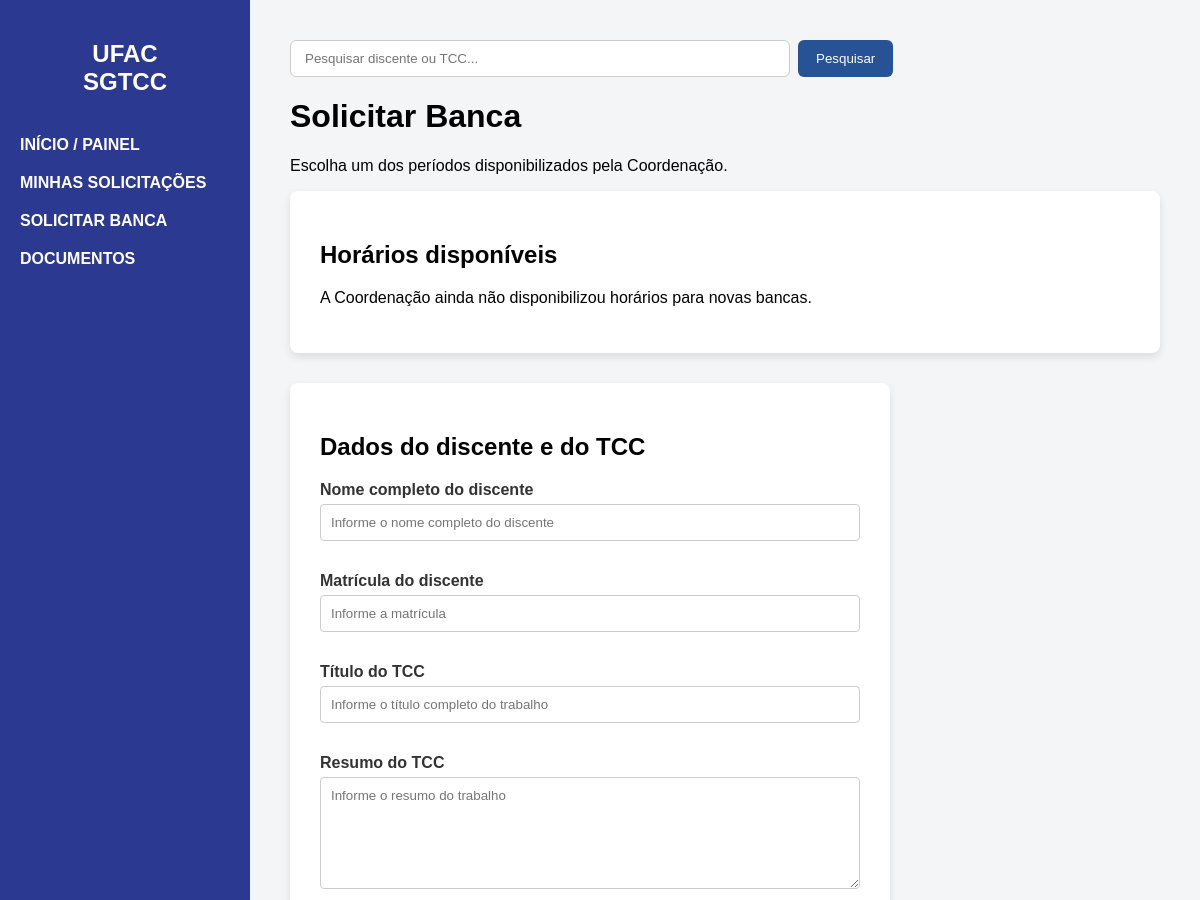
Page /solicitar/ (signed in, upper part) on the earlier database version.
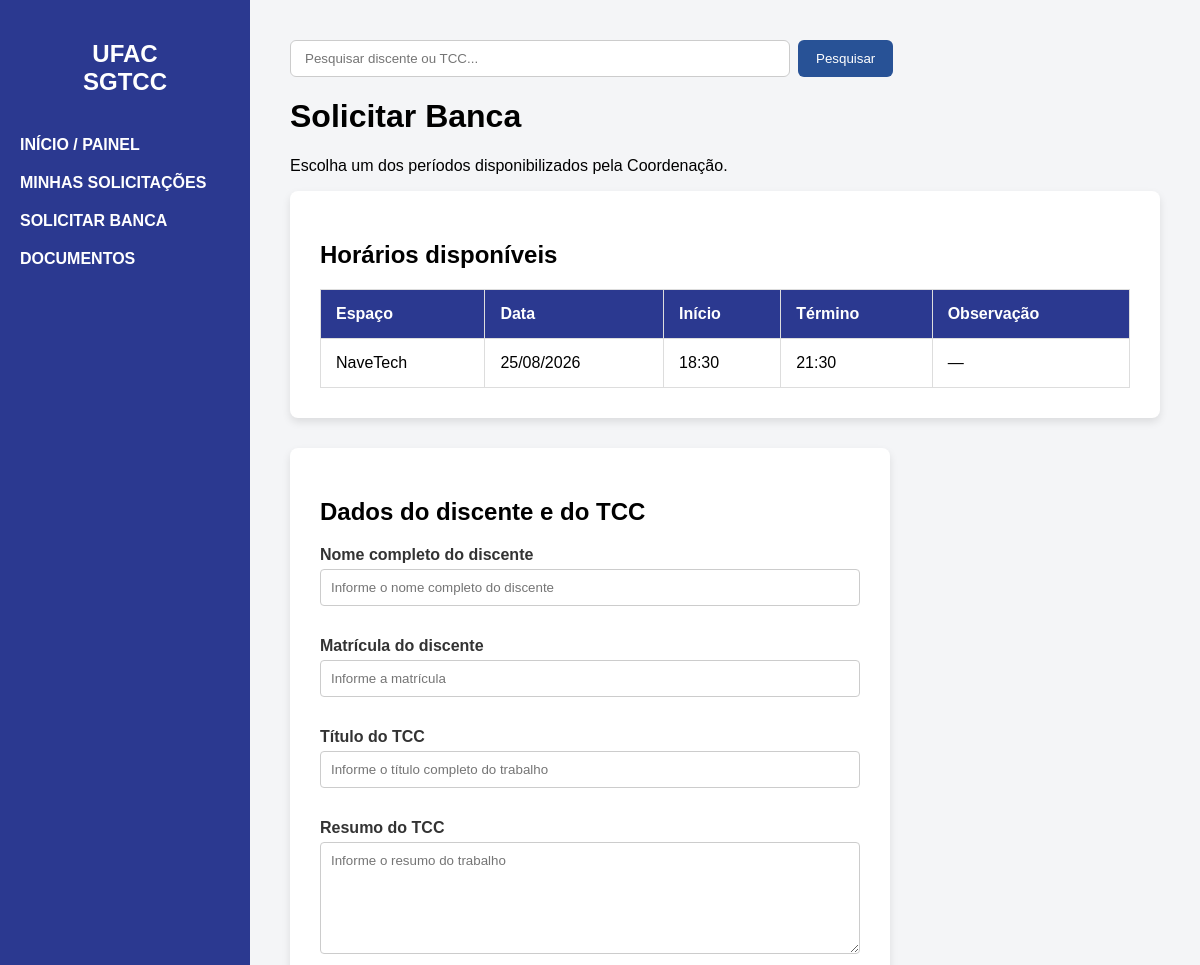
Same page on the later database version.
### bancasapp/models.py (models this page shows, shortened)
class DisponibilidadeEspaco(models.Model):
    espaco = models.ForeignKey(
        EspacoFisico,
        on_delete=models.CASCADE,
        related_name='disponibilidades'
    )
    data_hora_inicio = models.DateTimeField(
        verbose_name='Data e hora de início'
    )
    data_hora_fim = models.DateTimeField(
        verbose_name='Data e hora de término'
    )
    ativo = models.BooleanField(
        default=True
    )
    observacao = models.CharField(
        max_length=255,
        blank=True
    )
    criada_por = models.ForeignKey(
        User,
        on_delete=models.SET_NULL,
        null=True,
        blank=True,
        related_name='disponibilidades_criadas',
        editable=False
    )
    data_cadastro = models.DateTimeField(
        auto_now_add=True
    )
    class Meta:
        ordering = [
            'data_hora_inicio',
            'espaco__nome',
        ]
        verbose_name = 'Disponibilidade de espaço'
        verbose_name_plural = 'Disponibilidades de espaços'
        constraints = [
            models.CheckConstraint(
                condition=models.Q(
                    data_hora_fim__gt=models.F(
                        'data_hora_inicio'
                    )
                ),
                name='disponibilidade_fim_apos_inicio'
            ),
        ]
        indexes = [
            models.Index(
                fields=[
                    'espaco',
                    'data_hora_inicio',
                    'data_hora_fim',
                ],
                name='disp_espaco_periodo_idx'
            ),
        ]

class EspacoFisico(models.Model):
    nome = models.CharField(
        max_length=255
    )
    ativo = models.BooleanField(
        default=True
    )
    class Meta:
        ordering = ['nome']
        verbose_name = 'Espaço físico'
        verbose_name_plural = 'Espaços físicos'
    def __str__(self):
        return self.nome

### bancasapp/views.py (the view)
@docente_required
def solicitar_banca(request):
    expirar_solicitacoes_vencidas()
    perfil_logado = pUsuario.objects.get(
        usuario=request.user,
        perfil='DOCENTE'
    )
    if request.method == 'POST':
        form = SolicitacaoBancaForm(
            request.POST,
            request.FILES
        )
        if form.is_valid():
            with transaction.atomic():
                discente, _ = (
                    Discente.objects.get_or_create(
                        matricula=(
                            form.cleaned_data[
                                'matricula_discente'
                            ]
                        ),
                        defaults={
                            'nome': (
                                form.cleaned_data[
                                    'nome_discente'
                                ]
                            ),
                        }
                    )
                )
                projeto = ProjetoTCC.objects.create(
                    titulo=(
                        form.cleaned_data[
                            'titulo_tcc'
                        ]
                    ),
                    resumo=(
                        form.cleaned_data[
                            'resumo_tcc'
                        ]
                    ),
                    semestre_letivo=(
                        form.cleaned_data[
                            'semestre_letivo'
                        ]
                    ),
                    discente=discente,
                    status='EM_ANÁLISE',
                )
                solicitacao = form.save(
                    commit=False
                )
                solicitacao.projeto_tcc = projeto
                solicitacao.status = 'EM_ANÁLISE'
                solicitacao.usuario_solicitante = (
                    perfil_logado
                )
                solicitacao.save()
                ComposicaoBanca.objects.create(
                    solicitacao=solicitacao,
                    projeto_tcc=projeto,
                    orientador=(
                        form.cleaned_data[
                            'orientador'
                        ]
                    ),
                    coorientador=(
                        form.cleaned_data[
                            'coorientador'
                        ]
                    ),
                    avaliador_interno=(
                        form.cleaned_data[
                            'avaliador_interno'
                        ]
                    ),
                    segundo_avaliador_interno=(
                        form.cleaned_data[
                            'segundo_avaliador_interno'
                        ]
                    ),
                    nome_avaliador_externo=(
                        form.cleaned_data[
                            'nome_avaliador_externo'
                        ]
                    ),
                    instituicao_avaliador_externo=(
                        form.cleaned_data[
                            'instituicao_avaliador_externo'
                        ]
                    ),
                )
            messages.success(
                request,
                'Solicitação de banca enviada com sucesso.'
            )
            return redirect(
                'dashboard'
            )
        for campo, erros in form.errors.items():
            for erro in erros:
                messages.error(
                    request,
                    erro
                )
    else:
        form = SolicitacaoBancaForm()
    disponibilidades = (
        DisponibilidadeEspaco.objects
        .select_related('espaco')
        .filter(
            ativo=True,
            espaco__ativo=True,
            data_hora_fim__gt=timezone.now(),
        )
        .order_by(
            'data_hora_inicio',
            'espaco__nome',
        )
    )
    return render(
        request,
        'solicitar_banca.html',
        {
            'form': form,
            'disponibilidades': disponibilidades,
        }
    )

### bancasapp/models.py (called while the page is built)
    def __str__(self):
        nome_exibicao = (
            self.usuario.get_full_name().strip()
            or self.usuario.username
        )
        return (
            f'{nome_exibicao} '
            f'({self.get_perfil_display()})'
        )

### bancasapp/permissions.py (called while the page is built)
def usuario_e_docente(user):
    if not user.is_authenticated or not user.is_active:
        return False
    return pUsuario.objects.filter(
        usuario=user,
        perfil='DOCENTE'
    ).exists()

def docente_required(view_func):
    @login_required(login_url='login')
    @wraps(view_func)
    def wrapper(request, *args, **kwargs):
        if usuario_e_docente(request.user):
            return view_func(
                request,
                *args,
                **kwargs
            )
        messages.error(
            request,
            'Apenas docentes cadastrados podem realizar esta operação.'
        )
        return redirect('dashboard')
    return wrapper

### bancasapp/services.py (called while the page is built)
def expirar_solicitacoes_vencidas():
    return (
        SolicitacaoAgendamento.objects
        .filter(
            status='EM_ANÁLISE',
            opcao_data_inicio__lte=timezone.now(),
        )
        .update(
            status='EXPIRADA'
        )
    )

### templates/solicitar_banca.html (shortened to what this page needs)
{% extends 'base.html' %}
{% block content %}
<div class="dashboard-header">
    <h1>Solicitar Banca</h1>
    <p>
        Escolha um dos períodos disponibilizados pela Coordenação.
    </p>
</div>
<div class="table-container" style="margin-bottom: 30px;">
    <h2>Horários disponíveis</h2>
    {% if disponibilidades %}
        <table>
            <thead>
                <tr>
                    <th>Espaço</th>
                    <th>Data</th>
                    <th>Início</th>
                    <th>Término</th>
                    <th>Observação</th>
                </tr>
            </thead>
            <tbody>
                {% for disponibilidade in disponibilidades %}
                    <tr>
                        <td>{{ disponibilidade.espaco.nome }}</td>
                        <td>
                            {{ disponibilidade.data_hora_inicio|date:"d/m/Y" }}
                        </td>
                        <td>
                            {{ disponibilidade.data_hora_inicio|date:"H:i" }}
                        </td>
                        <td>
                            {{ disponibilidade.data_hora_fim|date:"H:i" }}
                        </td>
                        <td>
                            {{ disponibilidade.observacao|default:"—" }}
                        </td>
                    </tr>
                {% endfor %}
            </tbody>
        </table>
    {% else %}
        <p>
            A Coordenação ainda não disponibilizou horários
            para novas bancas.
        </p>
    {% endif %}
</div>
<div class="form-container">
    <form method="POST" enctype="multipart/form-data">
        <h2>Dados do discente e do TCC</h2>
        <p>
            <label for="{{ form.nome_discente.id_for_label }}">
                <strong>{{ form.nome_discente.label }}</strong>
            </label>
            {{ form.nome_discente }}
        </p>
        <p>
            <label for="{{ form.matricula_discente.id_for_label }}">
                <strong>{{ form.matricula_discente.label }}</strong>
            </label>
            {{ form.matricula_discente }}
        </p>
        <p>
            <label for="{{ form.titulo_tcc.id_for_label }}">
                <strong>{{ form.titulo_tcc.label }}</strong>
            </label>
            {{ form.titulo_tcc }}
        </p>
        <p>
            <label for="{{ form.resumo_tcc.id_for_label }}">
                <strong>{{ form.resumo_tcc.label }}</strong>
            </label>
            {{ form.resumo_tcc }}
        </p>
    </form>
</div>
{% endblock %}

Differences in the rows shown:
added DisponibilidadeEspaco: espaco.nome "NaveTech", data_hora_inicio "25/08/2026", data_hora_inicio "18:30", data_hora_fim "21:30", observacao "—"
Other differences:
text no longer shown: "A Coordenação ainda não disponibilizou horários para novas bancas."
text now shown: "Espaço Data Início Término Observação"
